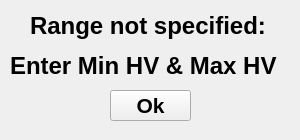
<?xml version="1.0" encoding="UTF-8"?>
<ui version="4.0">
 <class>Dialog</class>
 <widget class="QDialog" name="Dialog">
  <property name="geometry">
   <rect>
    <x>0</x>
    <y>0</y>
    <width>300</width>
    <height>140</height>
   </rect>
  </property>
  <property name="windowTitle">
   <string>Dialog</string>
  </property>
  <widget class="QLabel" name="label">
   <property name="geometry">
    <rect>
     <x>30</x>
     <y>10</y>
     <width>241</width>
     <height>31</height>
    </rect>
   </property>
   <property name="font">
    <font>
     <family>Arial</family>
     <pointsize>18</pointsize>
     <weight>75</weight>
     <bold>true</bold>
    </font>
   </property>
   <property name="text">
    <string>Range not specified:</string>
   </property>
  </widget>
  <widget class="QLabel" name="label_2">
   <property name="geometry">
    <rect>
     <x>10</x>
     <y>50</y>
     <width>271</width>
     <height>31</height>
    </rect>
   </property>
   <property name="font">
    <font>
     <family>Arial</family>
     <pointsize>18</pointsize>
     <weight>75</weight>
     <bold>true</bold>
    </font>
   </property>
   <property name="text">
    <string>Enter Min HV &amp; Max HV</string>
   </property>
   <property name="textFormat">
    <enum>Qt::AutoText</enum>
   </property>
  </widget>
  <widget class="QPushButton" name="OkButton">
   <property name="geometry">
    <rect>
     <x>110</x>
     <y>90</y>
     <width>81</width>
     <height>31</height>
    </rect>
   </property>
   <property name="font">
    <font>
     <family>Arial</family>
     <pointsize>16</pointsize>
     <weight>75</weight>
     <bold>true</bold>
    </font>
   </property>
   <property name="text">
    <string>Ok</string>
   </property>
   <property name="autoDefault">
    <bool>false</bool>
   </property>
  </widget>
 </widget>
 <resources/>
 <connections/>
</ui>
